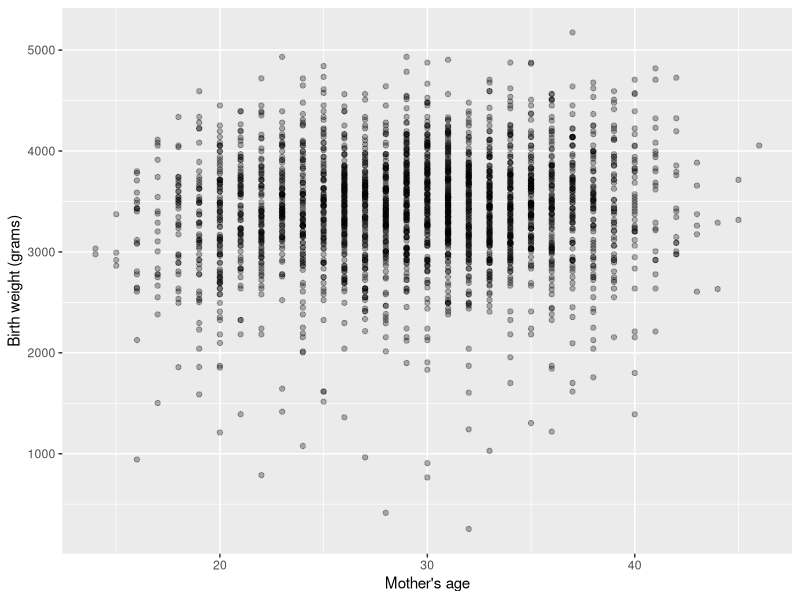
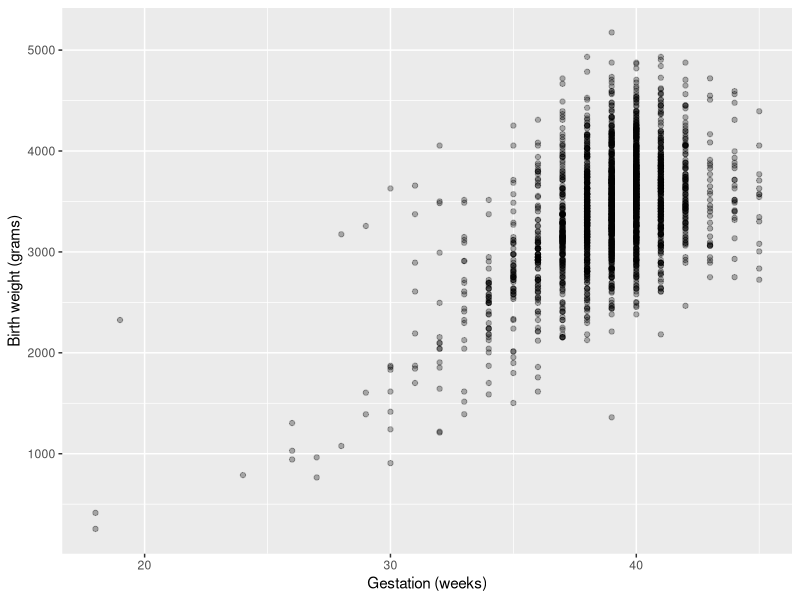
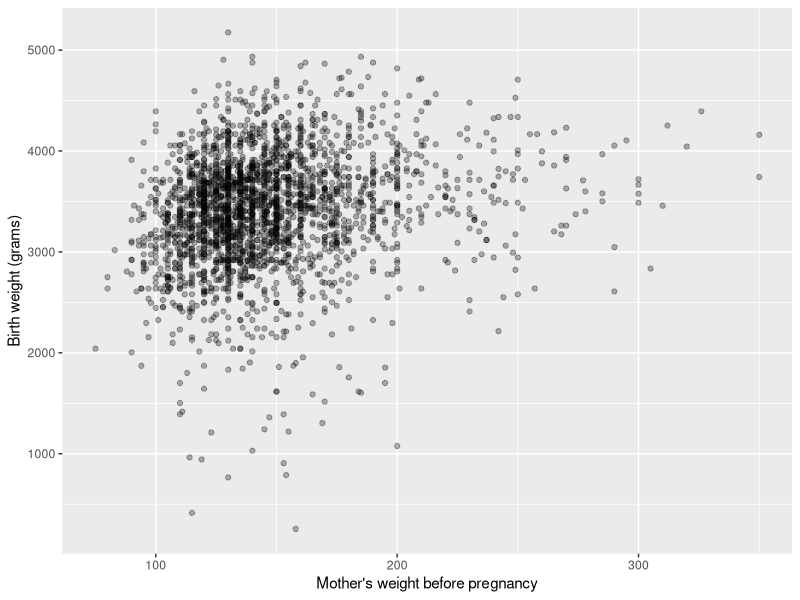
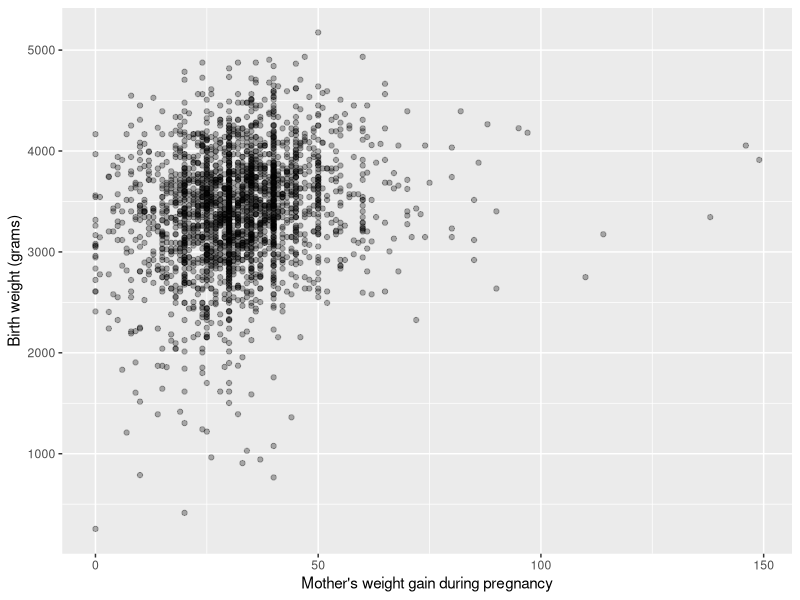
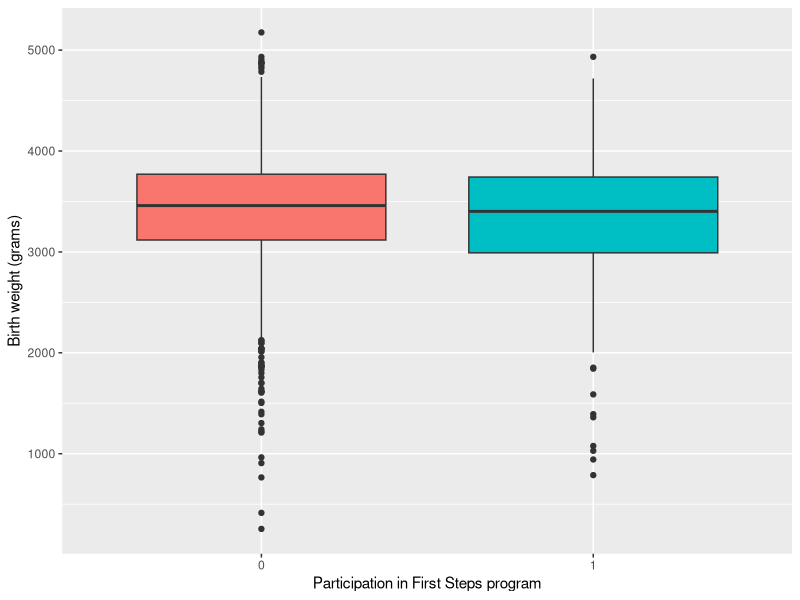
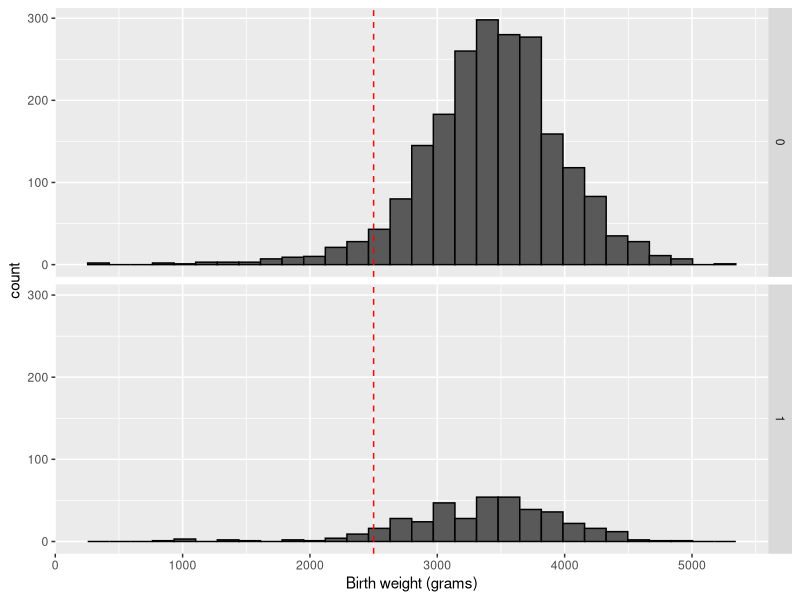

Source code (R) for these figures, in order:
## ---- chunk 1
library(ggplot2)
library(dplyr)
## ---- chunk 2
data <- read.table("KingCounty2001_data.txt", header = TRUE)
head(data)
## ---- chunk 3
table(data$firstep)
## ---- chunk 4
p <- data %>% ggplot(aes(age, bwt)) +
              geom_point(alpha = 0.3) +
              ylab("Birth weight (grams)") +
              xlab("Mother's age")
p
## ---- chunk 5
p <- data %>% ggplot(aes(gestation, bwt)) +
              geom_point(alpha = 0.3) +
              ylab("Birth weight (grams)") +
              xlab("Gestation (weeks)")
p
## ---- chunk 6
p <- data %>% ggplot(aes(wpre, bwt)) +
              geom_point(alpha = 0.3) +
              ylab("Birth weight (grams)") +
              xlab("Mother's weight before pregnancy")
p
## ---- chunk 7
p <- data %>% ggplot(aes(wgain, bwt)) +
              geom_point(alpha = 0.3) +
              ylab("Birth weight (grams)") +
              xlab("Mother's weight gain during pregnancy")
p
## ---- chunk 8
p <- data %>% ggplot(aes(as.factor(firstep), bwt, fill = as.factor(firstep))) +
              geom_boxplot() +
              ylab("Birth weight (grams)") +
              xlab("Participation in First Steps program") +
              theme(legend.position = "none") 
p
## ---- chunk 9
p <- data %>% ggplot(aes(bwt)) +
              geom_histogram(color="black") +
              xlab("Birth weight (grams)") +
              facet_grid(as.factor(firstep)~.) +
              geom_vline(data=filter(data, firstep==0), aes(xintercept = 2500), linetype = "dashed", color = "red") +
              geom_vline(data=filter(data, firstep==1), aes(xintercept = 2500), linetype = "dashed", color = "red")
p
